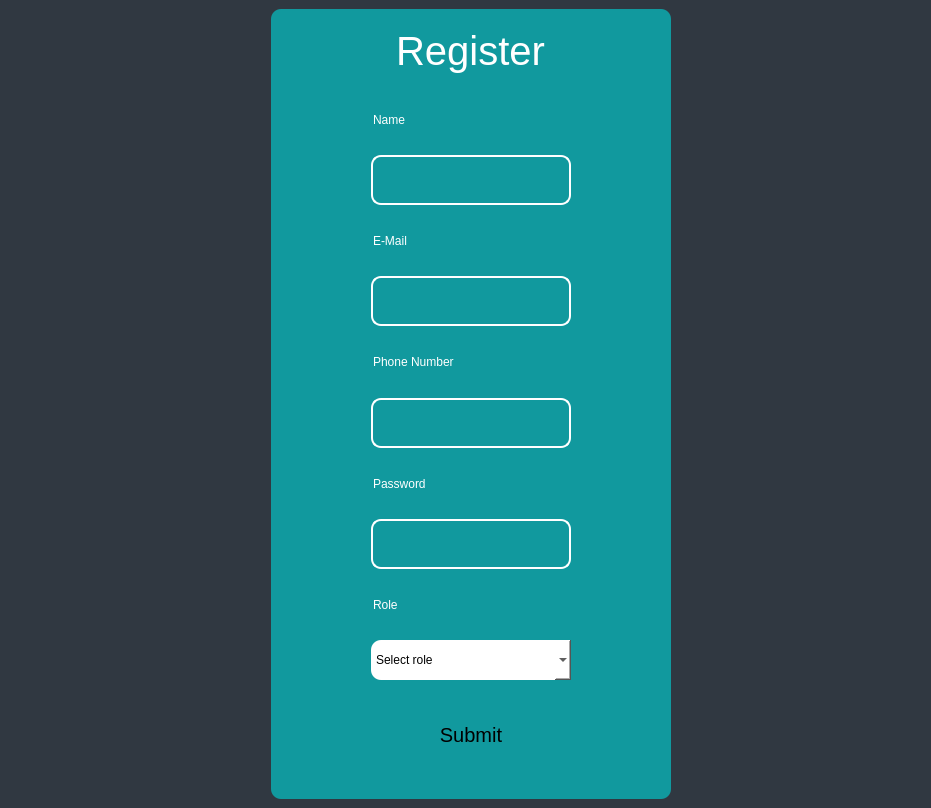
<?xml version="1.0" encoding="UTF-8"?>
<ui version="4.0">
 <class>MainWindow</class>
 <widget class="QMainWindow" name="MainWindow">
  <property name="geometry">
   <rect>
    <x>0</x>
    <y>0</y>
    <width>931</width>
    <height>808</height>
   </rect>
  </property>
  <property name="windowTitle">
   <string>Login</string>
  </property>
  <property name="autoFillBackground">
   <bool>false</bool>
  </property>
  <property name="styleSheet">
   <string notr="true">background-color: #303841;</string>
  </property>
  <widget class="QWidget" name="centralwidget">
   <property name="contextMenuPolicy">
    <enum>Qt::DefaultContextMenu</enum>
   </property>
   <layout class="QGridLayout" name="gridLayout_2">
    <item row="0" column="0">
     <layout class="QFormLayout" name="formLayout">
      <property name="sizeConstraint">
       <enum>QLayout::SetDefaultConstraint</enum>
      </property>
      <property name="fieldGrowthPolicy">
       <enum>QFormLayout::FieldsStayAtSizeHint</enum>
      </property>
      <property name="labelAlignment">
       <set>Qt::AlignCenter</set>
      </property>
      <property name="formAlignment">
       <set>Qt::AlignCenter</set>
      </property>
      <item row="0" column="1">
       <widget class="QFrame" name="frame">
        <property name="minimumSize">
         <size>
          <width>400</width>
          <height>600</height>
         </size>
        </property>
        <property name="styleSheet">
         <string notr="true">background-color: #11999e;
border-radius: 10px</string>
        </property>
        <property name="frameShape">
         <enum>QFrame::StyledPanel</enum>
        </property>
        <property name="frameShadow">
         <enum>QFrame::Raised</enum>
        </property>
        <layout class="QGridLayout" name="gridLayout_3">
         <item row="0" column="0">
          <layout class="QVBoxLayout" name="verticalLayout">
           <property name="spacing">
            <number>0</number>
           </property>
           <property name="topMargin">
            <number>10</number>
           </property>
           <property name="bottomMargin">
            <number>30</number>
           </property>
           <item alignment="Qt::AlignHCenter">
            <widget class="QLabel" name="register_lbl">
             <property name="sizePolicy">
              <sizepolicy hsizetype="Maximum" vsizetype="Maximum">
               <horstretch>0</horstretch>
               <verstretch>0</verstretch>
              </sizepolicy>
             </property>
             <property name="font">
              <font>
               <pointsize>30</pointsize>
              </font>
             </property>
             <property name="styleSheet">
              <string notr="true">color: white;</string>
             </property>
             <property name="text">
              <string>Register</string>
             </property>
             <property name="alignment">
              <set>Qt::AlignCenter</set>
             </property>
            </widget>
           </item>
           <item>
            <spacer name="verticalSpacer">
             <property name="orientation">
              <enum>Qt::Vertical</enum>
             </property>
             <property name="sizeType">
              <enum>QSizePolicy::Preferred</enum>
             </property>
             <property name="sizeHint" stdset="0">
              <size>
               <width>20</width>
               <height>10</height>
              </size>
             </property>
            </spacer>
           </item>
           <item>
            <widget class="QLabel" name="label">
             <property name="styleSheet">
              <string notr="true">padding-left:90; color: white;</string>
             </property>
             <property name="text">
              <string>Name</string>
             </property>
            </widget>
           </item>
           <item alignment="Qt::AlignHCenter">
            <widget class="QTextEdit" name="textEdit_2">
             <property name="sizePolicy">
              <sizepolicy hsizetype="Maximum" vsizetype="Maximum">
               <horstretch>0</horstretch>
               <verstretch>0</verstretch>
              </sizepolicy>
             </property>
             <property name="minimumSize">
              <size>
               <width>0</width>
               <height>0</height>
              </size>
             </property>
             <property name="maximumSize">
              <size>
               <width>200</width>
               <height>50</height>
              </size>
             </property>
             <property name="font">
              <font>
               <pointsize>15</pointsize>
              </font>
             </property>
             <property name="styleSheet">
              <string notr="true">border: 2px solid #fff;
color: #fff; margin:0;</string>
             </property>
             <property name="verticalScrollBarPolicy">
              <enum>Qt::ScrollBarAlwaysOff</enum>
             </property>
             <property name="horizontalScrollBarPolicy">
              <enum>Qt::ScrollBarAlwaysOff</enum>
             </property>
             <property name="tabChangesFocus">
              <bool>true</bool>
             </property>
            </widget>
           </item>
           <item>
            <widget class="QLabel" name="label_2">
             <property name="styleSheet">
              <string notr="true">padding-left:90; color: white;</string>
             </property>
             <property name="text">
              <string>E-Mail</string>
             </property>
            </widget>
           </item>
           <item alignment="Qt::AlignHCenter">
            <widget class="QTextEdit" name="textEdit_5">
             <property name="sizePolicy">
              <sizepolicy hsizetype="Maximum" vsizetype="Maximum">
               <horstretch>0</horstretch>
               <verstretch>0</verstretch>
              </sizepolicy>
             </property>
             <property name="maximumSize">
              <size>
               <width>200</width>
               <height>50</height>
              </size>
             </property>
             <property name="font">
              <font>
               <pointsize>15</pointsize>
              </font>
             </property>
             <property name="styleSheet">
              <string notr="true">border: 2px solid #fff;
color: #fff; margin:0;</string>
             </property>
             <property name="tabChangesFocus">
              <bool>true</bool>
             </property>
            </widget>
           </item>
           <item>
            <widget class="QLabel" name="label_3">
             <property name="styleSheet">
              <string notr="true">padding-left:90; color: white;</string>
             </property>
             <property name="text">
              <string>Phone Number</string>
             </property>
            </widget>
           </item>
           <item alignment="Qt::AlignHCenter">
            <widget class="QTextEdit" name="textEdit_4">
             <property name="sizePolicy">
              <sizepolicy hsizetype="Maximum" vsizetype="Maximum">
               <horstretch>0</horstretch>
               <verstretch>0</verstretch>
              </sizepolicy>
             </property>
             <property name="maximumSize">
              <size>
               <width>200</width>
               <height>50</height>
              </size>
             </property>
             <property name="font">
              <font>
               <pointsize>15</pointsize>
              </font>
             </property>
             <property name="styleSheet">
              <string notr="true">border: 2px solid #fff;
color: #fff; margin:0;</string>
             </property>
             <property name="tabChangesFocus">
              <bool>true</bool>
             </property>
            </widget>
           </item>
           <item>
            <widget class="QLabel" name="label_4">
             <property name="styleSheet">
              <string notr="true">padding-left:90; color: white;</string>
             </property>
             <property name="text">
              <string>Password</string>
             </property>
            </widget>
           </item>
           <item alignment="Qt::AlignHCenter">
            <widget class="QTextEdit" name="textEdit_3">
             <property name="sizePolicy">
              <sizepolicy hsizetype="Maximum" vsizetype="Maximum">
               <horstretch>0</horstretch>
               <verstretch>0</verstretch>
              </sizepolicy>
             </property>
             <property name="maximumSize">
              <size>
               <width>200</width>
               <height>50</height>
              </size>
             </property>
             <property name="font">
              <font>
               <pointsize>15</pointsize>
              </font>
             </property>
             <property name="styleSheet">
              <string notr="true">border: 2px solid #fff;
color: #fff; margin:0;
text-align: right;</string>
             </property>
             <property name="tabChangesFocus">
              <bool>true</bool>
             </property>
            </widget>
           </item>
           <item>
            <widget class="QLabel" name="label_6">
             <property name="styleSheet">
              <string notr="true">padding-left:90; color: white;</string>
             </property>
             <property name="text">
              <string>Role</string>
             </property>
            </widget>
           </item>
           <item alignment="Qt::AlignHCenter">
            <widget class="QComboBox" name="selec">
             <property name="sizePolicy">
              <sizepolicy hsizetype="Fixed" vsizetype="Fixed">
               <horstretch>0</horstretch>
               <verstretch>0</verstretch>
              </sizepolicy>
             </property>
             <property name="minimumSize">
              <size>
               <width>200</width>
               <height>0</height>
              </size>
             </property>
             <property name="maximumSize">
              <size>
               <width>200</width>
               <height>40</height>
              </size>
             </property>
             <property name="styleSheet">
              <string notr="true">background-color: white;</string>
             </property>
             <property name="editable">
              <bool>false</bool>
             </property>
             <property name="currentIndex">
              <number>0</number>
             </property>
             <item>
              <property name="text">
               <string>Select role</string>
              </property>
             </item>
             <item>
              <property name="text">
               <string>Doctor</string>
              </property>
             </item>
             <item>
              <property name="text">
               <string>Nurse</string>
              </property>
             </item>
             <item>
              <property name="text">
               <string>Patient</string>
              </property>
             </item>
             <item>
              <property name="text">
               <string>Pharmacist</string>
              </property>
             </item>
             <item>
              <property name="text">
               <string>Accountant</string>
              </property>
             </item>
             <item>
              <property name="text">
               <string>Reception</string>
              </property>
             </item>
             <item>
              <property name="text">
               <string>Laboratory</string>
              </property>
             </item>
            </widget>
           </item>
           <item>
            <spacer name="verticalSpacer_2">
             <property name="orientation">
              <enum>Qt::Vertical</enum>
             </property>
             <property name="sizeType">
              <enum>QSizePolicy::Fixed</enum>
             </property>
             <property name="sizeHint" stdset="0">
              <size>
               <width>20</width>
               <height>30</height>
              </size>
             </property>
            </spacer>
           </item>
           <item alignment="Qt::AlignHCenter">
            <widget class="QPushButton" name="submit_btn">
             <property name="sizePolicy">
              <sizepolicy hsizetype="Fixed" vsizetype="MinimumExpanding">
               <horstretch>0</horstretch>
               <verstretch>0</verstretch>
              </sizepolicy>
             </property>
             <property name="minimumSize">
              <size>
               <width>200</width>
               <height>50</height>
              </size>
             </property>
             <property name="maximumSize">
              <size>
               <width>200</width>
               <height>50</height>
              </size>
             </property>
             <property name="font">
              <font>
               <pointsize>15</pointsize>
              </font>
             </property>
             <property name="cursor">
              <cursorShape>OpenHandCursor</cursorShape>
             </property>
             <property name="styleSheet">
              <string notr="true">QPushButton
{                  
	border: 2px solid #fff;\n
	background-color: #96dae4;
	color: #fff;
}

QPushButton:hover
{
background-color: #FFF;
color: black;
}</string>
             </property>
             <property name="text">
              <string>Submit</string>
             </property>
            </widget>
           </item>
          </layout>
         </item>
        </layout>
       </widget>
      </item>
     </layout>
    </item>
   </layout>
  </widget>
  <widget class="QMenuBar" name="menubar">
   <property name="geometry">
    <rect>
     <x>0</x>
     <y>0</y>
     <width>931</width>
     <height>22</height>
    </rect>
   </property>
  </widget>
 </widget>
 <resources/>
 <connections/>
</ui>
